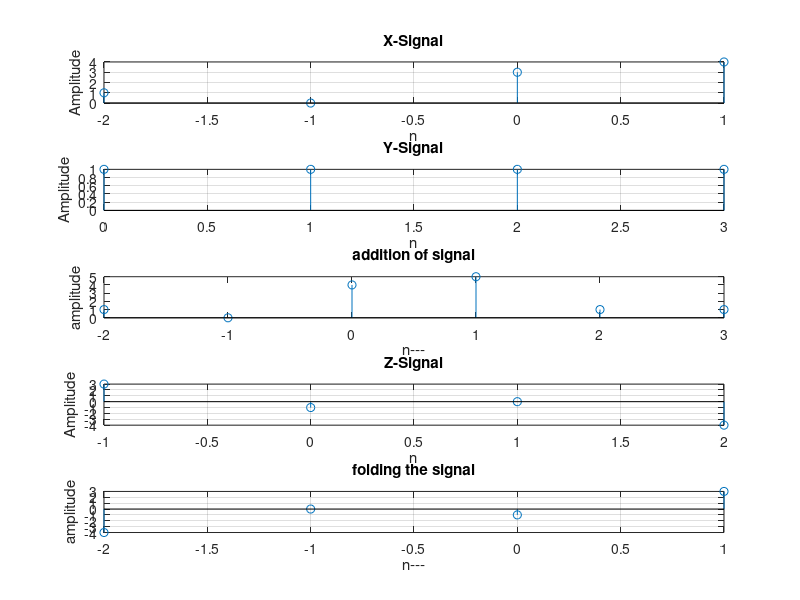

Source code (MATLAB):
clc;
clear all;
close all;

n1=-2:1;
n2=0:3;
n3=-1:2;
x=[1,0,3,4];
y=[1,1,1,1];
z=[3,-1,0,-4];
m=min(min(n1),min(n2)):max(max(n1),max(n2));
y1=[];
t=1;
for i=1 :length(m)
    if(m(i)<min(n1) || m(i)>max(n1))
        y1=[y1 0];
    else
        y1=[y1 x(t)];
        t=t+1 ;
    end
end
y2=[];
a=1;
for i=1:length(m)
    if(m(i)<min(n2) || m(i)>max(n2))
        y2=[y2 0];
    else
        y2=[y2 y(a)];
        a=a+1 ;
    end
end
subplot(5,1,1);
stem(n1,x);
grid on;
title('X-Signal');
xlabel('n');
ylabel('Amplitude');

subplot(5,1,2);
stem(n2,y);
grid on;
title('Y-Signal');
xlabel('n');
ylabel('Amplitude');

y3=y1+y2 ;
subplot(5,1,3);
stem(m,y3);
title('addition of signal');
xlabel('n---');
ylabel('amplitude');

%folding operation
subplot(5,1,4);
stem(n3,z);
grid on;
title('Z-Signal');
xlabel('n');
ylabel('Amplitude');

y4=(-1).*n3 ;
subplot(5,1,5);
stem(y4,z);
title('folding the signal');
xlabel('n---');
ylabel('amplitude');
grid on;
